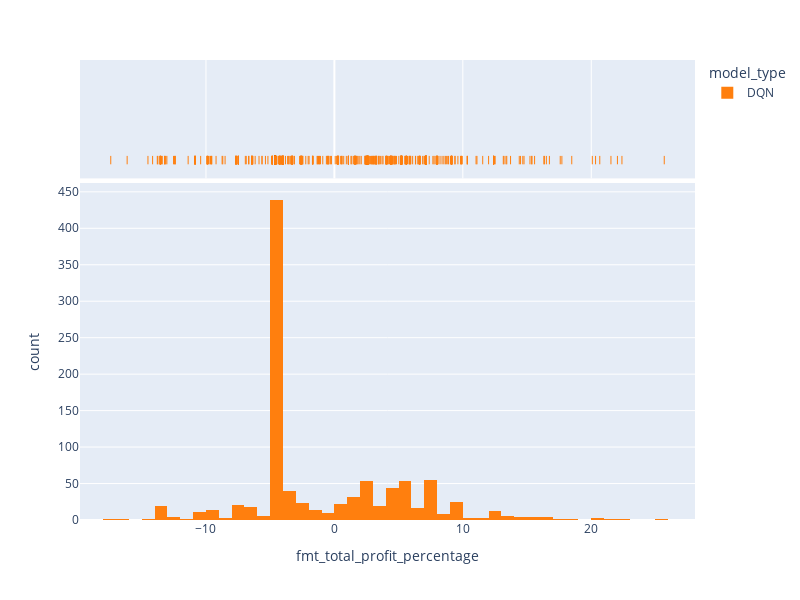

Write notebook code for a chart like this one.
### Code cell
fig = px.histogram(df_trader_results, x="fmt_total_profit_percentage", color="model_type", color_discrete_sequence=[ "#FF7F0E", "#00CC96", "#10aded", "#8A56EF"],  width=800, height=600, marginal="rug", # can be `box`, `violin`
                         hover_data=['total_reward_cash','fmt_total_profit_percentage', 'num_of_trades', 'sim_id'])
fig.show()

### Figure 1 — Plotly figure (JSON) as saved in the notebook; plotly's stock layout.template omitted (floating-point values rounded to 4 significant figures; data arrays with more than 128 entries replaced by an {"elided": "..."} marker saying what was removed)
{"data": [{"alignmentgroup": "True", "bingroup": "x", "hovertemplate": "model_type=DQN<br>fmt_total_profit_percentage=%{x}<br>count=%{y}<extra></extra>", "legendgroup": "DQN", "marker": {"color": "#FF7F0E", "pattern": {"shape": ""}}, "name": "DQN", "offsetgroup": "DQN", "orientation": "v", "showlegend": true, "type": "histogram", "x": {"elided": "1000 float values"}, "xaxis": "x", "yaxis": "y"}, {"alignmentgroup": "True", "boxpoints": "all", "customdata": {"elided": "1000x3 float values"}, "fillcolor": "rgba(255,255,255,0)", "hoveron": "points", "hovertemplate": "model_type=DQN<br>fmt_total_profit_percentage=%{x}<br>total_reward_cash=%{customdata[0]}<br>num_of_trades=%{customdata[1]}<br>sim_id=%{customdata[2]}<extra></extra>", "jitter": 0, "legendgroup": "DQN", "line": {"color": "rgba(255,255,255,0)"}, "marker": {"color": "#FF7F0E", "symbol": "line-ns-open"}, "name": "DQN", "offsetgroup": "DQN", "showlegend": false, "type": "box", "x": {"elided": "1000 float values"}, "xaxis": "x2", "yaxis": "y2"}], "layout": {"barmode": "relative", "height": 600, "legend": {"title": {"text": "model_type"}, "tracegroupgap": 0}, "margin": {"t": 60}, "width": 800, "xaxis": {"anchor": "y", "domain": [0, 1], "title": {"text": "fmt_total_profit_percentage"}}, "xaxis2": {"anchor": "y2", "domain": [0, 1], "matches": "x", "showgrid": true, "showticklabels": false}, "yaxis": {"anchor": "x", "domain": [0, 0.7326], "title": {"text": "count"}}, "yaxis2": {"anchor": "x2", "domain": [0.7426, 1], "matches": "y2", "showgrid": false, "showline": false, "showticklabels": false, "ticks": ""}}}
